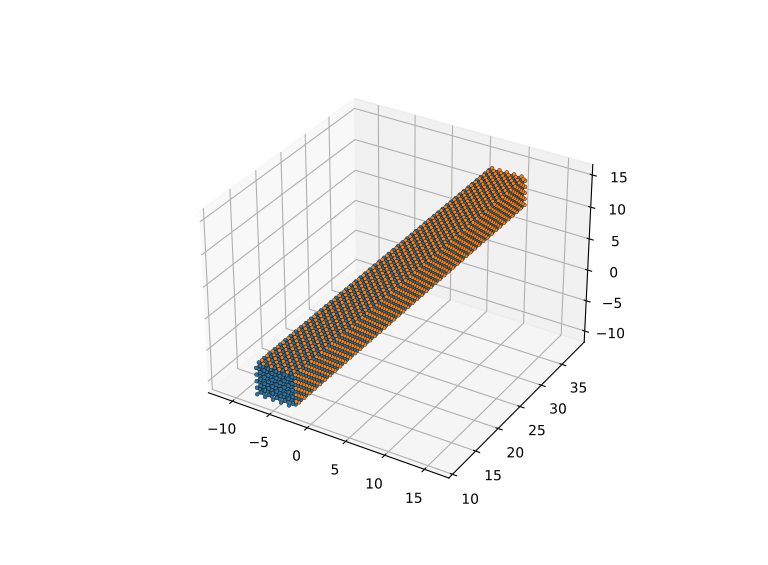

This figure's Python source:
import kwant
from matplotlib import pyplot

lat = kwant.lattice.general([(0, 0.5, 0.5), (0.5, 0, 0.5), (0.5, 0.5, 0)],
                            [(0, 0, 0), (0.25, 0.25, 0.25)])
a, b = lat.sublattices

def make_system(t=1., a=5, b=50, c=5):
    def make_cube(pos):
        x, y, z = pos
        return 0 <= x < a and 0 <= y < b and 0 <= z < c

    syst = kwant.Builder()
    syst[lat.shape(make_cube, (0, 0, 0))] = 0
    syst[lat.neighbors()] = t
    return syst

def main():
    syst = make_system()
    kwant.plot(syst)

    syst = make_system(a=1.1, b=1.1, c=1.1)

    def family_colors(site):
        return 'brown' if site.family == a else 'c'

#    def family_size(site):
#        return 0.15 if site.family == a else 0.1

    kwant.plot(syst, site_color = family_colors, site_size = 0.1, site_lw = 0.01,
               hop_lw = 0.03)

if __name__ == '__main__':
    main()
